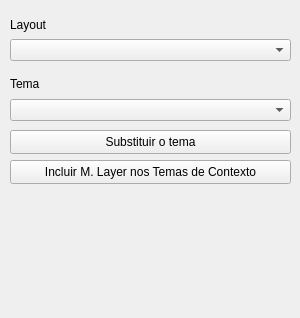
<?xml version="1.0" encoding="UTF-8"?>
<ui version="4.0">
 <class>gsDockWidget</class>
 <widget class="QgsDockWidget" name="gsDockWidget">
  <property name="geometry">
   <rect>
    <x>0</x>
    <y>0</y>
    <width>300</width>
    <height>318</height>
   </rect>
  </property>
  <property name="maximumSize">
   <size>
    <width>300</width>
    <height>900</height>
   </size>
  </property>
  <property name="windowTitle">
   <string>Utilitários do Nicolas</string>
  </property>
  <widget class="QWidget" name="dockWidgetContents">
   <property name="maximumSize">
    <size>
     <width>300</width>
     <height>900</height>
    </size>
   </property>
   <widget class="QWidget" name="verticalLayoutWidget">
    <property name="geometry">
     <rect>
      <x>10</x>
      <y>10</y>
      <width>281</width>
      <height>51</height>
     </rect>
    </property>
    <layout class="QVBoxLayout" name="verticalLayout">
     <property name="spacing">
      <number>0</number>
     </property>
     <property name="leftMargin">
      <number>0</number>
     </property>
     <property name="topMargin">
      <number>0</number>
     </property>
     <property name="rightMargin">
      <number>0</number>
     </property>
     <item>
      <widget class="QLabel" name="label">
       <property name="text">
        <string>Layout</string>
       </property>
      </widget>
     </item>
     <item>
      <widget class="QComboBox" name="LayoutComboBox"/>
     </item>
    </layout>
   </widget>
   <widget class="QWidget" name="verticalLayoutWidget_2">
    <property name="geometry">
     <rect>
      <x>10</x>
      <y>70</y>
      <width>281</width>
      <height>51</height>
     </rect>
    </property>
    <layout class="QVBoxLayout" name="verticalLayout_3">
     <property name="spacing">
      <number>2</number>
     </property>
     <property name="leftMargin">
      <number>0</number>
     </property>
     <property name="topMargin">
      <number>0</number>
     </property>
     <property name="rightMargin">
      <number>0</number>
     </property>
     <item>
      <widget class="QLabel" name="label_2">
       <property name="text">
        <string>Tema</string>
       </property>
      </widget>
     </item>
     <item>
      <widget class="QComboBox" name="ThemeComboBox"/>
     </item>
    </layout>
   </widget>
   <widget class="QPushButton" name="ReplaceThemeButton">
    <property name="geometry">
     <rect>
      <x>10</x>
      <y>130</y>
      <width>281</width>
      <height>24</height>
     </rect>
    </property>
    <property name="text">
     <string>Substituir o tema</string>
    </property>
   </widget>
   <widget class="QPushButton" name="IncludeContextButton">
    <property name="geometry">
     <rect>
      <x>10</x>
      <y>160</y>
      <width>281</width>
      <height>24</height>
     </rect>
    </property>
    <property name="text">
     <string>Incluir M. Layer nos Temas de Contexto</string>
    </property>
   </widget>
  </widget>
 </widget>
 <customwidgets>
  <customwidget>
   <class>QgsDockWidget</class>
   <extends>QDockWidget</extends>
   <header>qgsdockwidget.h</header>
   <container>1</container>
  </customwidget>
 </customwidgets>
 <resources/>
 <connections/>
</ui>
